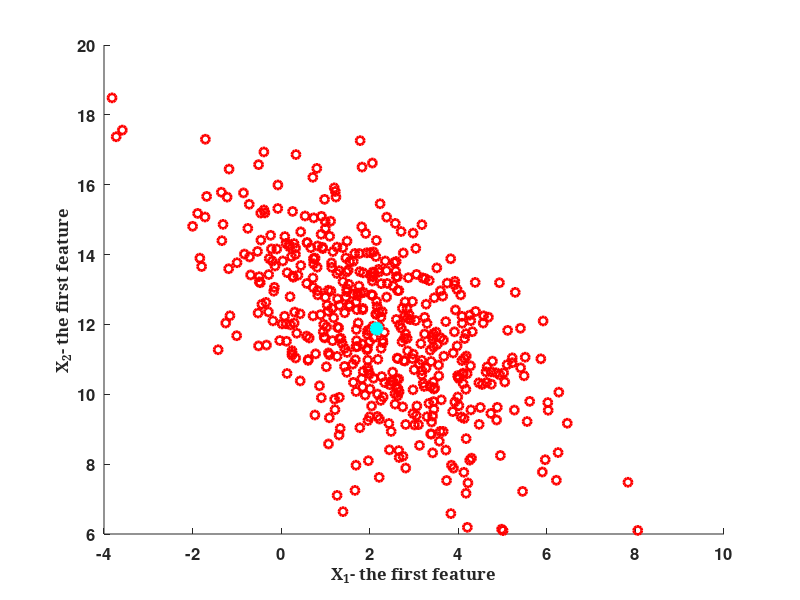

The MATLAB script that drew this image:
% A toy experiment of measuring the separability between classes, based on
% between and within distance.
% let the center of all classes be
mu=[5;5];

%for the first class
mu1=[mu(1)-3;mu(2)+7];
covm1 = [5 -1;-3 3];

% generating feature vectors using box-muller approach 
% generte a random variable following uniform (0,1) having two features and
% 1000 feature vectors
u=rand(2,1000);

% extracting from the generated unofrm random variable two indepedent
% unofprm random variables
u1 = u(:,1:2:end);
u2 = u(:,2:2:end);

% using u1 and u2, we will usw box-muller method to generate the feature
% vector to folloe standard normal
x  = sqrt((-2).*log(u1)).* (cos(2*pi.*u2));

%now manipulating the generated features N(0,1) to foloowing certain mean
%and coavriance other than the standard normal
% first we will change its variance then we will change its mean
% getting the eigenvectors and values of the covariance matrix
[V,D] = eig(covm1); % D is the eigenvalues matrix and V the eigenvectors
newX = x;
for j=1:size(x,2)
    newX(:,j)=V*sqrt(D)*x(:,j);
end

%changing its mean
newX = newX+repmat(mu1,1,size(newX,2));

%now our dataset for the first class matrix will be 
x1= newX; % each column is a feature vector, each row is a single feature

%% computing the class means
% mu1 = mean(x1')';
mu1 = mean(x1,2);

% overall mean
mu = (mu1)./1; % mu =(mu1+mu2+mu3)./3

%class covariance matrices
s1 = cov(x1');

%within-class scatter matrix
sw = s1; %sw = s1+s2+s3

%number of samples of each class
n1 = size(x1,2);

% between-class scatter matrix
sb1 = n1.*(mu1-mu)*(mu1-mu)';

sb = sb1; % sb = sb1+sb2+sb3

%% lets visualize them
hfig = figure;
axes1 = axes('Parent',hfig,'FontWeight','bold','FontSize',12);
hold all;

%create xlabel
xlabel('X_1- the first feature','FontWeight','bold','FontSize',12, 'FontName','Garamond');

%create ylabel
ylabel('X_2- the first feature','FontWeight','bold','FontSize',12, 'FontName','Garamond')

%the first class 
scatter (x1(1,:),x1(2,:),'r', 'LineWidth',2,'Parent',axes1);
hold on

% class's mean
plot(mu1(1),mu1(2),'co','MarkerSize',8,'MarkerEdgeColor','c','Color','c',...
    'LineWidth',2,'MarkerFaceColor','c','Parent',axes1);
hold on


